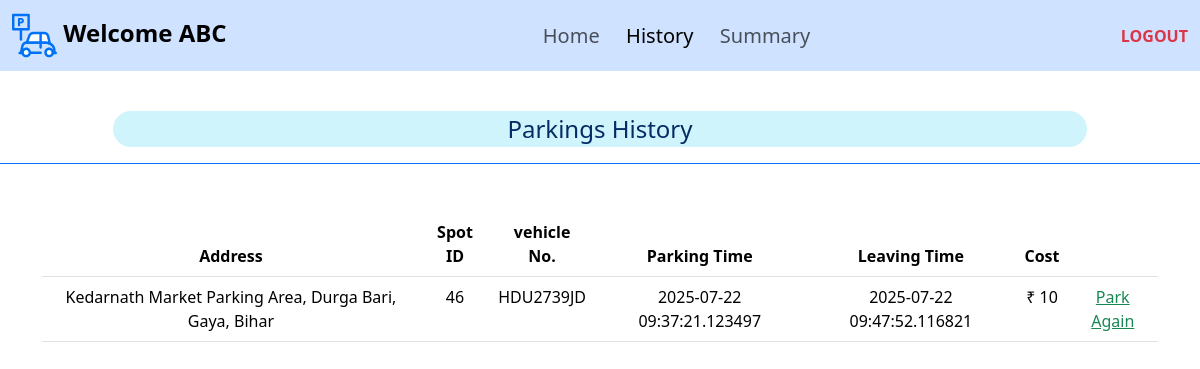
The page /user_history (signed in) on the database its author committed.
### application/models.py (models this page shows)
class User(db.Model):
    id = db.Column(db.Integer, primary_key=True, autoincrement=True)
    email = db.Column(db.String(), unique=True, nullable=False)
    username = db.Column(db.String(), nullable=False)
    password = db.Column(db.String(), nullable=False)
    is_admin = db.Column(db.Boolean, default=False)
    bookings = db.relationship('Booking', backref='user', lazy=True, order_by='Booking.parking')

class Parking_lot(db.Model):
    id = db.Column(db.Integer, primary_key=True ,autoincrement=True)
    max_spots = db.Column(db.Integer(), nullable=False)
    price = db.Column(db.Integer(), nullable=False)
    prime_location = db.Column(db.String(), nullable=False)
    pincode = db.Column(db.Integer(), nullable=False)
    address = db.Column(db.String(), nullable=False)
    spots = db.relationship('Parking_spot', backref='parking_lot', lazy=True)
    bookings = db.relationship('Booking', backref='parking_lot', lazy=True, order_by='Booking.parking')

class Booking(db.Model):
    id = db.Column(db.Integer(), primary_key=True, autoincrement=True)
    user_id = db.Column(db.Integer(), db.ForeignKey('user.id'), nullable=False)
    lot_id = db.Column(db.Integer(), db.ForeignKey('parking_lot.id'), nullable=True)
    spot_id = db.Column(db.Integer(), db.ForeignKey('parking_spot.id'), nullable=True)
    parking = db.Column(db.DateTime(), nullable=False)
    leaving = db.Column(db.DateTime(), nullable=True)
    vehicle_no = db.Column(db.String(), nullable=False)
    cost = db.Column(db.Integer(), nullable= True)
    price = db.Column(db.Integer(),nullable=False)

### application/controllers.py (the view)
@app.route("/user_history", methods=["GET","POST"])
def user_history():
    if 'user' not in session:
        return redirect(url_for('login'))
    u=User.query.get(session['user'])
    if u.is_admin:
        return redirect(url_for('admin'))
    bookings=list(reversed(u.bookings))
    lt={l.id:l for l in Parking_lot.query.all()}
    return render_template("user_history.html", bookings=bookings, lt=lt, user=u)

### templates/user_history.html (shortened to what this page needs)
{% extends 'template.jinja' %}
{% block body %}
<nav class="navbar navbar-expand-lg bg-primary-subtle">
    <div class="container-fluid">
        <a class="navbar-brand fs-4" href="/"><img src="/static/parking.svg" width="45" height="45"
                alt="ParkHere"><strong>&nbsp;Welcome {{user.username}}</strong></a>
        <div class="collapse navbar-collapse " id="navbarText">
            <ul class="navbar-nav m-auto mb-2 mb-lg-0">
                <li class="nav-item">
                    <a class="nav-link fs-5 " aria-current="page" href="/user">Home&nbsp;&nbsp;</a>
                </li>
                <li class="nav-item">
                    <a class="nav-link fs-5 active" aria-current="page" href="/user_history">History&nbsp;&nbsp;</a>
                </li>
                <li class="nav-item">
                    <a class="nav-link fs-5" aria-current="page" href="/summary">Summary&nbsp;&nbsp;</a>
                </li>
            </ul>
            <span class="navbar-text">
                <a class="link-danger link-underline-opacity-0" href="/logout"><b>LOGOUT</b></a>
            </span>
        </div>
    </div>
</nav>
<br>
<div class="container-fluid mb-5">
    <div class="row border-bottom border-primary justify-content-center p-3 mb-5">
        <div class="col-10 bg-info-subtle rounded-pill text-primary-emphasis text-center fs-4">
            Parkings&nbsp;History
        </div>
    </div>
</div>
<div class="container mb-5">
    <table class="table text-center">
        <thead>
            <th>Address</th>
            <th>Spot ID</th>
            <th>vehicle No.</th>
            <th>Parking Time</th>
            <th>Leaving Time</th>
            <th>Cost</th>
            <th></th>
        </thead>
        <tbody>
            {% for b in bookings%}
            <tr>
                {% if b.lot_id%}
                <td>{{lt[b.lot_id].address}}</td>
                <td>{{b.spot_id}}</td>
                {%else%}
                <td>Deleted</td>
                <td>Deleted</td>
                {%endif%}
                <td>{{b.vehicle_no}}</td>
                <td>{{b.parking}}</td>
                <td>{{b.leaving}}</td>
                <td>₹ {{b.cost}}</td>
                {% if b.leaving %}
                <td>
                    {%if b.lot_id%}
                    <a class="text-success" href="/book/{{b.lot_id}}">Park Again</a>
                    {%else%}
                    <a class="text-success" href="/">Parked Out</a>
                    {%endif%}
                </td>
                {%else%}
                <td><b><a class="link-danger link-underline-opacity-0" href="/release/{{b.id}}">Release</a></b></td>
                {% endif %}
            </tr>
            {% endfor %}
        </tbody>
    </table>
</div>
<br><br>
{% endblock %}

### rows shown on the page
User: username "ABC"
Booking: spot_id "46", vehicle_no "HDU2739JD", parking "2025-07-22 09:37:21.123497", leaving "2025-07-22 09:47:52.116821", cost "10"
Parking_lot: address "Kedarnath Market Parking Area, Durga Bari, Gaya, Bihar"
